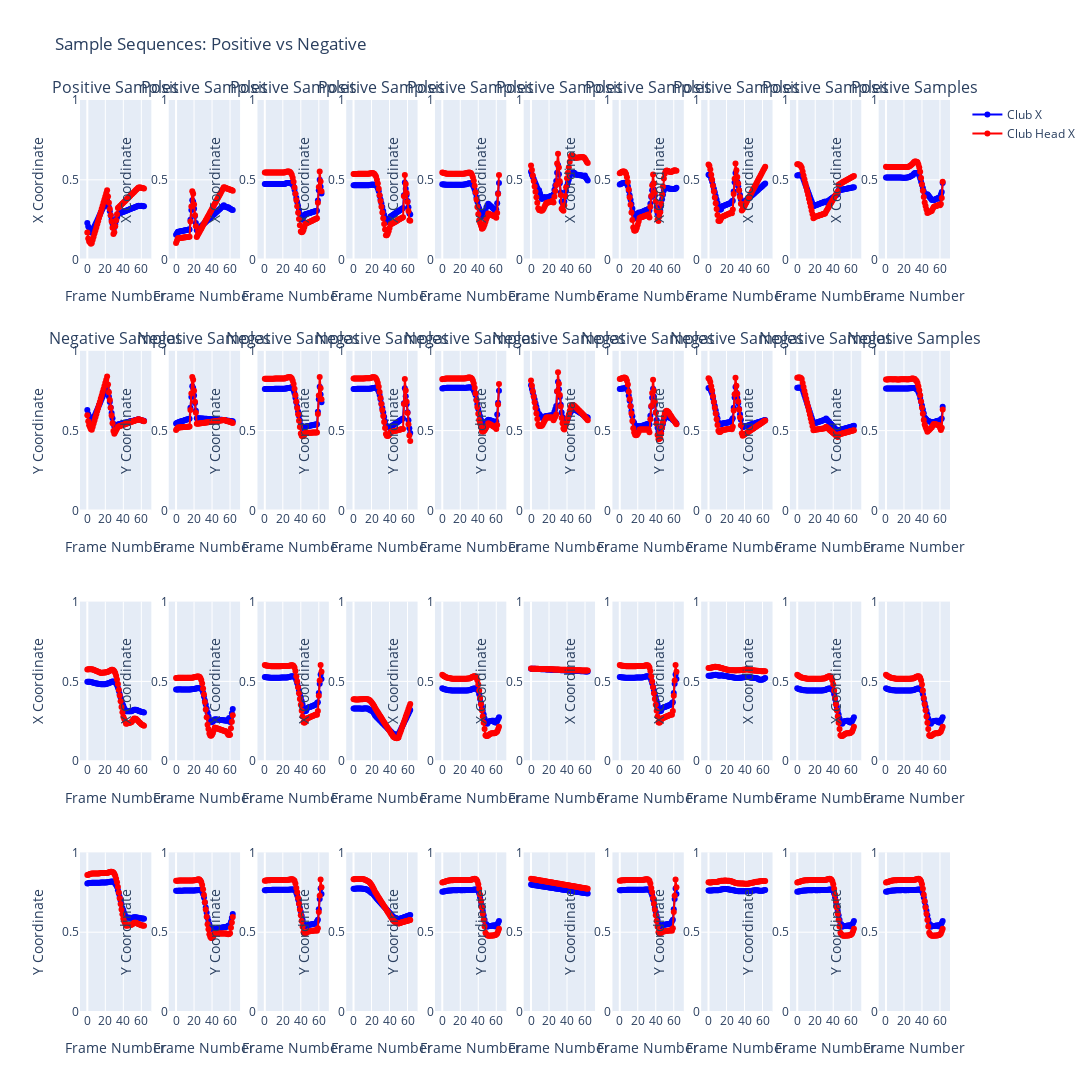

The notebook cell saved with this chart:
### Code cell
plot_sample_sequences(balanced_sequences, balanced_labels, num_samples=10)
